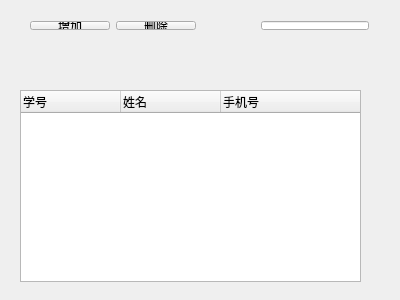
<?xml version="1.0" encoding="UTF-8"?>
<ui version="4.0">
 <class>Widget</class>
 <widget class="QWidget" name="Widget">
  <property name="geometry">
   <rect>
    <x>0</x>
    <y>0</y>
    <width>400</width>
    <height>300</height>
   </rect>
  </property>
  <property name="windowTitle">
   <string>Widget</string>
  </property>
  <widget class="QWidget" name="horizontalLayoutWidget">
   <property name="geometry">
    <rect>
     <x>19</x>
     <y>10</y>
     <width>361</width>
     <height>31</height>
    </rect>
   </property>
   <layout class="QHBoxLayout" name="horizontalLayout">
    <item>
     <widget class="QPushButton" name="btnAdd">
      <property name="text">
       <string>增加</string>
      </property>
     </widget>
    </item>
    <item>
     <widget class="QPushButton" name="btnRemove">
      <property name="text">
       <string>删除</string>
      </property>
     </widget>
    </item>
    <item>
     <spacer name="horizontalSpacer">
      <property name="orientation">
       <enum>Qt::Horizontal</enum>
      </property>
      <property name="sizeHint" stdset="0">
       <size>
        <width>40</width>
        <height>20</height>
       </size>
      </property>
     </spacer>
    </item>
    <item>
     <widget class="QLineEdit" name="ctlFilter"/>
    </item>
   </layout>
  </widget>
  <widget class="QTreeWidget" name="treeWidget">
   <property name="geometry">
    <rect>
     <x>20</x>
     <y>90</y>
     <width>341</width>
     <height>192</height>
    </rect>
   </property>
   <column>
    <property name="text">
     <string>学号</string>
    </property>
   </column>
   <column>
    <property name="text">
     <string>姓名</string>
    </property>
   </column>
   <column>
    <property name="text">
     <string>手机号</string>
    </property>
   </column>
  </widget>
 </widget>
 <layoutdefault spacing="6" margin="11"/>
 <resources/>
 <connections/>
</ui>
